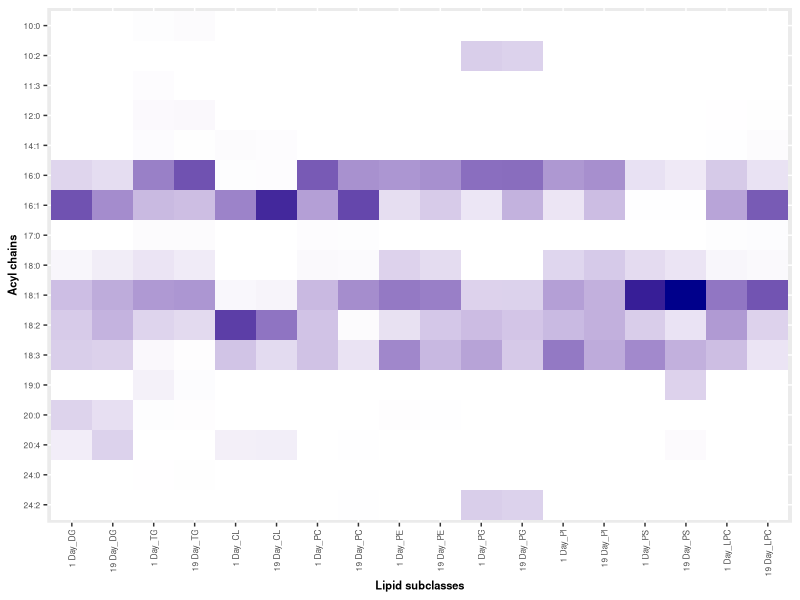

This figure's R source: (Note: this script raises an error after producing the figure.)
#______________________________________________02/06/2023______________________________________________

# Generate Panel A and Panel B heat map for Figure 4 in lipid MS 1 using data obtained from Script07.R 
# on the mean proportions of common acyl chains present in each lipid subclass using dataframe saved as 
# Prefilter_AbundanceSubclass.csv

library(tidyverse)
library(ggplot2)
library(readxl)
library(viridis) # for color Brewer palette

rm(list=ls())

#___Create Panel A of Figure 4: Heatmap showing most common acyl chains in lipid subclasses based on <5% inclusion threshold in Day 1 and Day 19 B. tryoni males____________________

Abundance_Subclass <- as.data.frame(read_csv("S06commonacylchains.csv"))

S06Abundance <- Abundance_Subclass %>% filter(Line == "s06") 

S06Abundance1 <- S06Abundance %>%
  mutate(SideChain = gsub(":","\\.", SideChain) %>% as.numeric() ) %>%  # Substitute ":" with "." and treat as numeric so that we can treat chains as number and arrange them in descending order, those smaller than 10 were appearing later when we treated them as character for e.g. 8:0 appeared after 10:0
  arrange(desc(SideChain)) %>%  # arrange in descending order
  mutate(SideChain = format(SideChain, nsmall = 1) %>% gsub(" ","",.) %>% gsub("\\.",":",.) ) %>%
  mutate(SideChain = as.factor(SideChain)) %>%
  mutate(SideChain = factor(SideChain, levels = unique(SideChain) %>%
                              gsub(":","\\.", .) %>%
                              as.numeric() %>%
                              sort(decreasing = TRUE) %>%
                              format(nsmall =1) %>%
                              gsub(" ","",.) %>%
                              gsub("\\.",":",.))) %>%
  #mutate(CountAboveFilter = rowSums(.[,-c(1:3)] > 0.2) != 0) %>% # apply 0.2% filtering
  mutate(CountAboveFilter = rowSums(.[,-c(1:3)] > 5) != 0) %>% # apply 5% filtering
  filter(CountAboveFilter == TRUE) %>%
  select(-CountAboveFilter) %>% 
  pivot_longer(cols = !Line:SideChain, names_to = "AcylChain", values_to="PercentageAbundance")

# __________Save dataframe S06Abundance1 to generate supplementary table S9 in lipid MS1 to present raw data used to construct heatmap________

Heatmap_rawdf <- S06Abundance1 %>%
  mutate(SideChain = paste(SideChain,"#", sep="")) #%>% 
# write_excel_csv("MS1Standards/Heatmap_rawdf.csv")

p <- S06Abundance1 %>%
  dplyr::filter(AcylChain %in% c("1 Day_DG","19 Day_DG","1 Day_TG","19 Day_TG","1 Day_CL","19 Day_CL","1 Day_PC", "19 Day_PC",
                      "1 Day_PE", "19 Day_PE","1 Day_PG", "19 Day_PG","1 Day_PI", "19 Day_PI","1 Day_PS", "19 Day_PS",
                      "1 Day_LPC", "19 Day_LPC")) %>% 
  #dplyr::mutate(PercentageAbundance = log10(PercentageAbundance)) %>% 
  dplyr::mutate(AcylChain = factor(as.factor(AcylChain), levels = c("1 Day_DG","19 Day_DG","1 Day_TG","19 Day_TG","1 Day_CL","19 Day_CL","1 Day_PC", "19 Day_PC",
                                                                    "1 Day_PE", "19 Day_PE","1 Day_PG", "19 Day_PG","1 Day_PI", "19 Day_PI","1 Day_PS", "19 Day_PS",
                                                                    "1 Day_LPC", "19 Day_LPC","1 Day_TG e", "19 Day_TG e", "1 Day_PC e", "19 Day_PC e","1 Day_PE e",
                                                                    "19 Day_PE e","1 Day_PE p", "19 Day_PE p"))) %>% 
  #ggplot(aes(x = AcylChain, y = SideChain, fill = log10(PercentageAbundance))) + #log transformed percentageabundance
  ggplot(aes(x = AcylChain, y = SideChain, fill = PercentageAbundance)) + # untransformed percentageabundance
  geom_tile() +
  theme(axis.text.x=element_text(angle=90,hjust=1, vjust=0.5)) +
  scale_fill_gradient(low = "white",high = "darkblue",guide = "colorbar")+ # JO likes this white background
  #ggtitle("Heatmap showing most common acyl chains in lipid subclasses based on <5% inclusion threshold" ) +
  labs(x= "Lipid subclasses", y = "Acyl chains", fill = "Percentage abundance") +
  theme(axis.title.y = element_text(face = "bold"), axis.title.x = element_text(face="bold")) + 
  theme(axis.text.y = element_text(size = 6), axis.text.x = element_text(size = 6)) + 
  theme(plot.title = element_text(face = "bold", hjust = 0.5, size = (8))) + 
  theme(axis.title = element_text(size = 8))+
  theme(legend.position="none") #remove legend title

# save plots below to create Panel A of Figure 4: Heatmap showing most common acyl chains in lipid subclasses based on <5% inclusion threshold 
# in Day1 and Day19 B. tryoni males

ggsave(plot = p, width = 6.8, height = 3.2, units = "in", dpi = 300,filename = "MS1Standards/Common acyl chains in lipid subclasses.jpg")                                                              

# ggsave(plot = p, width = 6.8, height = 3.2, units = "in", dpi = 300,filename = "MS1Standards/log_transfomed.jpg")

# Note we have used the untransformed percentage abundance scale as heat map (figure 4) in lipid MS1. 

#__________________________Create Panel B of Figure 4___________________________________

# 1st generate data for there lipids

rm(list=ls())

#_________________Outlier function to be used, when required______________________________ 
is_outlier <- function(x) {
  return(x < quantile(x, 0.25) - 1.5 * IQR(x) | x > quantile(x, 0.75) + 1.5 * IQR(x))
}

#__________________Create a list of ambiguous lipid species from Shirleen's csv file______
ALS <- read_csv("data/Lipids to filter ploty.csv") %>% 
  dplyr::select(3) %>% 
  unique() %>% 
  c()
#______________ Load samples and remove outliers from batch02 ______________________________
# correct names of incorrectly labeled sample names
'%!in%' <- function(x,y)!('%in%'(x,y)) # a function to create opposite of %in% for filtering out

B01 <- read_csv("data/CD_results_Batch01_w_QCs_library_filtered.csv") %>%
  dplyr::select(-c(pqn, sumpqn, `Area (Max.)`)) %>% 
  dplyr::filter(Name %!in% c(ALS$`Lipid Species`))%>% 
  dplyr::filter(samples != "ct_n09")

B02 <- read_csv("data/CD_results_Batch02_w_QCs_library_filtered.csv") %>%
  dplyr::select(-c(pqn, sumpqn, `Area (Max.)`)) %>% 
  dplyr::filter(samples != "S06_95") %>% 
  dplyr::mutate(samples = recode(samples,  syd_n87 = "syd_o87",syd_n104 = "syd_o104"))  

B03 <- read_csv("data/CD_results_Batch03_w_QCs_library_filtered.csv") %>%
  dplyr::select(-c(pqn, sumpqn, `Area (Max.)`)) %>%
  dplyr::filter(samples != "syd_n134") %>% # remove outlier
  dplyr::mutate(samples = recode(samples, ct_n161 = "ct_o161", S06_171 = "s06_171",
                                 syd_160 = "syd_o160", syd_n138 = "syd_o138", syd_n169 = "syd_o169")) %>% 
  dplyr::filter(Name %!in% c(ALS$`Lipid Species`))

B04 <- read_csv("data/CD_results_Batch04_w_QCs_library_filtered.csv") %>%
  dplyr::select(-c(pqn, sumpqn, `Area (Max.)`)) %>% 
  dplyr::filter(samples != "s06_217") %>% # remove outlier
  dplyr::filter(Name %!in% c(ALS$`Lipid Species`))

#_________________ calculate total area of all peaks in each sample and calculate their mean ___________________
F01 <- function(x){
  x %>% 
    dplyr::group_by(samples) %>% 
    dplyr::mutate(S.Area = sum(Area)) %>%
    dplyr::ungroup() %>% 
    dplyr::select(samples, S.Area) %>% 
    unique() %>% 
    dplyr::mutate(M.S.Area = mean(S.Area)) %>% 
    dplyr::select(M.S.Area) %>% 
    slice(1)
}

MSA.B01 <- F01(x = B01)
MSA.B02 <- F01(x = B02)
MSA.B03 <- F01(x = B03)
MSA.B04 <- F01(x = B04)

NP.B01 <- B01 %>% 
  dplyr::mutate(N.Area = (Area*as.numeric(MSA.B03)/as.numeric(MSA.B01))) %>% 
  dplyr::group_by(samples) %>% 
  dplyr::mutate(P.Area = (N.Area/sum(N.Area))*100) 

NP.B02 <- B02 %>% 
  dplyr::mutate(N.Area = (Area*as.numeric(MSA.B03)/as.numeric(MSA.B02))) %>% 
  dplyr::group_by(samples) %>% 
  dplyr::mutate(P.Area = (N.Area/sum(N.Area))*100)  

NP.B03 <- B03 %>% 
  dplyr::mutate(N.Area = Area)  %>% 
  dplyr::group_by(samples) %>% 
  dplyr::mutate(P.Area = (N.Area/sum(N.Area))*100) 

NP.B04 <- B04 %>% 
  dplyr::mutate(N.Area = (Area*as.numeric(MSA.B03)/as.numeric(MSA.B04)))  %>% 
  dplyr::group_by(samples) %>% 
  dplyr::mutate(P.Area = (N.Area/sum(N.Area))*100) 

DF1 <- NP.B01 %>% 
  dplyr::bind_rows(NP.B02) %>% 
  dplyr::bind_rows(NP.B03) %>%
  dplyr::bind_rows(NP.B04) 
#______________________________________________________________________________________________________

#__________________________ Create main data frame _________________________________
Variables <- read_excel("data/Variables.xlsx") %>% 
  dplyr::select(ID, Weight, Time2) %>% 
  dplyr::rename(samples = ID) 

DF <- DF1 %>% 
  dplyr::left_join(., Variables, by = "samples") %>% 
  dplyr::filter(Weight < 7.5) %>% 
  dplyr::filter(Weight > 1) %>% 
  dplyr::select(Name, Weight, samples, N.Area, count, class, species, batch, DB_new, class_new) %>%
  dplyr::mutate(Bond = DB_new) %>% 
  dplyr::mutate(SubClass = class_new) %>% 
  dplyr::select(-DB_new, -class_new) %>% 
  tidyr::separate(samples, into = c("Line", "Cage"), remove = FALSE) %>% 
  dplyr::mutate(Line = replace(Line, Line == "S06", "s06")) %>% 
  dplyr::mutate(Class = class) %>% 
  dplyr::mutate(Batch = batch) %>%
  dplyr::select(-batch) %>% 
  dplyr::rename(Samples = samples) %>% 
  dplyr::mutate(Age = if_else(Batch %in% c("B01", "B02"), "19 Day", "1 Day")) %>% 
  dplyr::mutate(Time = str_extract(Cage, "[a-z]+")) %>% 
  dplyr::mutate(Time = replace_na(Time, "o")) %>% 
  dplyr::mutate(Time = if_else(Time %in% c("o"), "Old", "New")) %>% 
  dplyr::mutate(Time = replace(Time, Line == "s06", "Older")) %>% 
  dplyr::select(-count, -class) %>% 
  tidyr::separate(col = species, into = c("Carbon", NA), ":", remove = FALSE) %>% 
  mutate(Carbon = as.double(Carbon))

#___________________

# Import standards data

df.old <- read_csv("Table_ConcAllStandards.csv") %>% # this is data from 1st run
  dplyr::select(Name, Class, area, Conc, Batch) %>%
  dplyr::filter(Class != "Cer" & Class != "FA" & Class != "SM" & Class != "PCp") %>% 
  dplyr::group_by(Name, Class, Conc, Batch) %>% 
  dplyr::summarise(Area = mean(area)) %>% # calculates total area for any class that had more than one standard 
  dplyr::ungroup() %>%
  unique()  %>% 
  dplyr::select(Conc, Name, Class, Area)

# Add manually calculate exp 2 CL areas to DF
DF.CL <- tibble(Conc = c(0.01, 0.10, 1.00, 10.00), 
                Name = rep("CL 72:4",4), Class = rep("CL", 4),
                Area = c(1023.129827,32570.02475,579994.8638,45993575.15))

DF.Stds <- rbind(df.old, DF.CL)

Regression <- DF.Stds %>% split(~Class) %>%
  map(~lm(log10(Area) ~ log10(Conc), data = .x)$coefficient) ### Obtain all the regression coefficient

Regression_coef <- tibble(Class2 = names(Regression) ,
                          bind_rows(lapply(Regression, as.data.frame.list))) %>% ### 
  dplyr::rename(Intercept =  "X.Intercept.",  Slope = "log10.Conc.") %>% 
  mutate(Class2 = if_else(Class2 =="PEp", "PE p", Class2))

#____________create main DF_____________________

DF.main <- DF %>%
  ungroup() %>% 
  mutate(Class2 = if_else(grepl(" e", SubClass), Class, SubClass)) %>% ## All ether lipids use ester lipid standards
  left_join(Regression_coef, by = "Class2") %>%
  mutate(Conc = 10^((log10(N.Area)-Intercept)/Slope)) %>%
  mutate(LogAreaCheck = Intercept + Slope*(log10(Conc)), AreaCheck = 10^LogAreaCheck) %>%  ### Just to double check
  dplyr::select(-N.Area, -Class2, -Intercept, -Slope, -LogAreaCheck,-AreaCheck)

#__________________________________________________________

# start analysis

#First remove subclasses PSe and DGe from DF because these two subclasses have all lipid species that do not have acyl chain identified
DF <- DF.main %>% 
  dplyr::filter(SubClass != "PS e" & SubClass != "DG e")

#grep - finds things, gives index 1, 3, 5 not showing 1 is apple, 3 is pear uless you specify value =T) check help ?gsub or grep
#gsub is a substitution

### Function to create for each subclass data frame, all side chains separated into columns
# X = data frame to process
# Y = Subclass level as string

F1 <- function(X, Y){
  Subclass <- X %>% 
    filter(SubClass == Y)
  length1 <- length(Subclass)  # The starting number of columns
  Names <- colnames(Subclass) # Save column names
  Subclass_SC <- gsub(".*\\((.+)\\).*","\\1",Subclass$Name) %>%  ### keep only string within "( )"
    #str_remove_all("[ep]") %>%           
    strsplit("_") ### split by "_"
  SCNumber <- Subclass_SC %>% map(length) %>% unlist ### find the number of side chains in each lipid for each individual (want to remove those with no side chains identified)
  RemoveSpecies <- which(SCNumber < max(SCNumber)) ### vector of indices of those without side chains identified. They will have length less than the maximum number of side chains
  Subclass_SC <- do.call(rbind, Subclass_SC) %>% as.data.frame() ### 
  Subclass <- cbind(Subclass, Subclass_SC) ### Join the new columns to the old data frame
  length2 <- length(Subclass) ### New number of columns
  colnames(Subclass) <- c(Names, paste("SC", 1:(length2-length1), sep = ""))  ### Rename new colunms with SC1, SC2 ... etc length2-length1 is the total number of new columns
  if (length(RemoveSpecies) == 0){
    return(Subclass)
  }
  else{
    return(Subclass[-RemoveSpecies,]) ### Output new data frame after removing rows with unindentified side chains
  }
}


# X is the data frame to process
# Subclass is the name of the subclass variable as a string (default: "SubClass")
F2 <- function(X, Subclass = "SubClass"){
  Subclass_names <- unique(X[[Subclass]]) ### All the unique Subclasses
  Out_list <- setNames(replicate(length(Subclass_names), data.frame()), Subclass_names) ### create a list of empty data frames with names Subclass_names with length of the number of subclasses 
  # if using vector(mode = "list", length = length(Subclass_names)) ... required renaming objects in Out_list, see next line
  # names(Out_list) <- Subclass_names ## rename each object within the list with the subclass names
  for (i in Subclass_names){ ### For each separate subclass
    Out_list[[i]] <- F1(X, i) ### in each object of that ith subclass, run F1 function on data frame X with subclass i
  }
  return(Out_list)
}

LIST1 <- F2(X = DF)

F3 <- function(X, Samples = "Samples", SubClass = "SubClass", Age = "Age", Time = "Time"){
  LIST <- F2(X, Subclass = SubClass)
  Subclass_names <- unique(X[[SubClass]])
  Sample_names <- unique(X[[Samples]])
  Ages <- X[[Age]]
  Times <- X[[Time]]
  OriginalLength <- length(X)
  Outdf <- data.frame(Samples=c(), Age = c(), Line = c(), Time = c(), SubClass = c(), SideChain = c(), N_SC = c(), P1_SC = c(), Abundance_SC = c(), Proportion = c())
  SampleNoLipid <- data.frame(SubClass = c(), Samples = c(), Age = c(), Time = c(), Status = c())
  #print(SampleNoLipid)
  for (i in Subclass_names){
    NumberSC <- length(LIST[[i]]) - OriginalLength #NumberSC is length of the list i.e the nbr of columns
    for (j in Sample_names){
      df <- LIST[[i]] %>% filter(Samples == j)
      
      if (nrow(df) == 0){
        if (length(SampleNoLipid) == 0){
          
          SampleNoLipid <- tibble(SubClass_names = i, Samples = j,
                                  Age = Ages[X[["Samples"]] == j] %>%  unique(),
                                  Time = Times[X[["Samples"]] == j] %>%  unique(), 
                                  Status = "No lipids")
        }
        else {
          SampleNoLipid <- rbind(SampleNoLipid,c(i,j, Ages[X[["Samples"]] == j] %>% unique(),
                                                 Times[X[["Samples"]] == j] %>%  unique(), "No lipids"))
          #print(unique(X[["Age"]][X[["Samples"]]==j & X[["SubClass"]] == i]))
          
          #print(SampleNoLipid)
        }
        next
      }
      else {
        All_SC <- df[,-1:-OriginalLength] %>% as.matrix() %>% t() %>% as.vector()
        Samples2 = j
        Age2 = unique(df$Age)
        Line2 = unique(df$Line)
        Time2 = unique(df$Time)
        SubClass2 = i
        #print(c(i,j))
        IntermediateDF <- data.frame(S = Samples2, A = Age2, L = Line2, T = Time2, SubClass = SubClass2, table(All_SC), P1 = 0)
        #print(IntermediateDF)
        names(IntermediateDF) <- c("Samples","Age","Line","Time", "SubClass","SideChain","N_SC", "P1_SC")
        IntermediateDF$P1_SC <- IntermediateDF$N_SC/sum(IntermediateDF$N_SC)
        #print(IntermediateDF)
        Weights <- rep(df$Conc, each = NumberSC)
        #print(Weights)
        #print(All_SC)
        #return(data.frame(SideChain = All_SC, wt = Weights))
        Abundance <- data.frame(SideChain = All_SC, wt = Weights) %>% dplyr::count(SideChain,wt=wt)
        #print(Abundance)
        names(Abundance) <- c("SideChain", "Abundance_SC")
        #Abundance_SC <- (data.frame(var = All_SC, wt = Weights) %>% count(var,wt=wt))$n
        #print(data.frame(var = All_SC, wt = Weights) %>% count(var,wt=wt))
        #IntermediateDF$Abundance_SC <- Abundance_SC
        IntermediateDF <- IntermediateDF %>% full_join(Abundance, by = "SideChain")
        IntermediateDF$Proportion <- (IntermediateDF$Abundance_SC/(sum(df$Conc)*NumberSC))*100
        Outdf <- rbind(Outdf, IntermediateDF)
      }
    }
  }
  return(list(Outdf, SampleNoLipid))
}

SCTable <- F3(DF)

### Include rows of zeroes where samples do not have a reading for SubClass by SideChain
Complete_SCTable <- SCTable[[1]] %>% complete(nesting(SubClass, SideChain), nesting(Samples,Age, Line, Time),
                                              fill = list(N_SC = 0, P1_SC = 0, Abundance_SC = 0, Proportion = 0)) %>%
  dplyr::select(Samples, Age, Line, Time, SubClass, SideChain, N_SC, P1_SC, Abundance_SC, Proportion)

#___________________________________________________________________________________________________

# Calculate the proportion of ester and ether linked SC in the 4 EL subclasses

Complete_SCTable1 <- Complete_SCTable %>% 
  dplyr::mutate(Type = ifelse(grepl("p",SideChain), "vinylether", 
                              ifelse(grepl("e", SideChain), "ether", "ester"))) %>% 
  dplyr::group_by(Samples, Age, Line, Time, SubClass, Type) %>% 
  dplyr::mutate(Sum = sum(Proportion)) %>% 
  dplyr::mutate(Proportion2 = ifelse(Sum == 0, 0, Proportion*100/Sum)) #if its 0 output o, iof not 0 than do the calculations 

# Calculate the mean proportions of common acyl chains present in each lipid subclass

Abundance_Subclass1 <- Complete_SCTable1 %>%  
  dplyr::ungroup() %>% 
  dplyr::select(Samples, Age, Line, Time, SubClass, SideChain, Proportion2, Type) %>% #the proportion here is mean computed earlier for a sample
  summarySE(groupvars = c("Line", "Time", "Age", "SubClass", "SideChain", "Type"), measurevar = "Proportion2") %>% 
  dplyr::select(Line, Time, Age, SubClass, SideChain, Type, Proportion2, se) %>% # here proportion refers to mean percentage
  dplyr::mutate(Proportion2 = format(round(as.numeric(.$Proportion2), 4), nsmall = 4)) %>% 
  dplyr::select(Line, Time, Age, SubClass, Type, SideChain, Proportion2) 

# check to see if each Line by Subclass by Age comes to 100%
sum(as.numeric((Abundance_Subclass1 %>% dplyr::filter(Line == "s06" & SubClass == "TG e" & Age == "1 Day" & Type == "ester"))$Proportion2)) 


Prefilter_AbundanceSubclass <- Abundance_Subclass1 %>% # we have called this prefilter because later we might apply 5% or 10% on column Proprotions
  dplyr::mutate(Proportion2 = as.numeric(Proportion2)) %>% 
  dplyr::mutate(CombinedSubClasses = ifelse(grepl("e|p",SideChain), ### Check if e or p present in SideChain
                                            paste(Age, SubClass, Type, sep = "_"), # If true, concatenate Age_SubClass_Type
                                            paste(Age, SubClass, sep = "_"))) %>% # else, Age_SubClass
  # dplyr::mutate(Combinedsubclasses = ifelse(length(unique(Type))==1, 
  #                                           paste(Age, SubClass, sep = "_"),
  #                                           paste(Age, SubClass, Type, sep = "_"))) %>% # we looking at variable type and when we grouby sc, line, time, age, than within unique if there's only one type of linkage eg ester only 
  dplyr::select(-Age, -SubClass, -Type) %>% 
  mutate(SideChain = gsub("[ep]","", SideChain)) %>% 
  pivot_wider(names_from = c(CombinedSubClasses), values_from = Proportion2) %>%
  mutate_if(is.numeric, ~replace(., is.na(.), 0)) %>%  #replace NAs with 0 
  dplyr::filter(Line == "s06") %>% 
  write_excel_csv("S06commonacylchainsEL.csv") # save data to generate Panel B of heatmap 

#______________________________
# plot Panle B of Figure 4 heat map

rm(list=ls())

Abundance_Subclass <- as.data.frame(read_csv("S06commonacylchainsEL.csv"))

S06Abundance <- Abundance_Subclass %>% ungroup() %>% select(-Time) 

S06Abundance1 <- S06Abundance %>%
  arrange(desc(SideChain)) %>%  # arrange in descending order
  mutate(SideChain = as.factor(SideChain)) %>%
  mutate(SideChain = factor(SideChain, levels = unique(SideChain))) %>%
  mutate(CountAboveFilter = rowSums(.[,-c(1:5)] > 5) != 0) %>% # apply 5% filtering
  filter(CountAboveFilter == TRUE) %>%
  select(-CountAboveFilter) %>% 
  pivot_longer(cols = !Line:SideChain, names_to = "AcylChain", values_to="PercentageAbundance") #so combined Sidechain as been put into Acylchain

# Save raw data used to generate Panel B of heat map
# Heatmap_rawdf <- S06Abundance1 %>%
#  mutate(SideChain = paste(SideChain,"#", sep="")) %>% 
#  pivot_wider(names_from = c(SideChain), values_from = PercentageAbundance) %>% 
#  write_excel_csv("MS1Standards/Heatmap_rawdfEL.csv")

#S06Abundance1 %>% select(AcylChain) %>% unique()

p1 <- S06Abundance1 %>%
  dplyr::filter(AcylChain %in% c("1 Day_TG e", "19 Day_TG e", "1 Day_TG e_ether", "19 Day_TG e_ether",
                                 "1 Day_PC e", "19 Day_PC e", "1 Day_PC e_ether", "19 Day_PC e_ether", 
                                 "1 Day_PE e", "19 Day_PE e", "1 Day_PE e_ether", "19 Day_PE e_ether",
                                 "1 Day_PE p", "19 Day_PE p", "1 Day_PE p_vinylether", "19 Day_PE p_vinylether"))%>% 
  dplyr::mutate(AcylChain = factor(as.factor(AcylChain), levels = c("1 Day_TG e", "19 Day_TG e", "1 Day_TG e_ether", "19 Day_TG e_ether",
                                                                    "1 Day_PC e", "19 Day_PC e", "1 Day_PC e_ether", "19 Day_PC e_ether", 
                                                                    "1 Day_PE e", "19 Day_PE e", "1 Day_PE e_ether", "19 Day_PE e_ether",
                                                                    "1 Day_PE p", "19 Day_PE p", "1 Day_PE p_vinylether", "19 Day_PE p_vinylether"))) %>% 
  #ggplot(aes(x = AcylChain, y = SideChain, fill = log10(PercentageAbundance))) + #log transformed percentage abundance
  ggplot(aes(x = AcylChain, y = SideChain, fill = PercentageAbundance)) + # untransformed percentageabundance
  geom_tile() +
  theme(axis.text.x = element_text(angle = 90,hjust = 1, vjust = 0.5)) +
  scale_fill_gradient(low = "white",high = "darkblue",guide = "colorbar")+ 
  #ggtitle("Heatmap showing most common acyl chains in lipid subclasses based on <5% inclusion threshold") +
  labs(x= "Lipid subclasses", y = "Acyl/alkyl/alkenyl chains", fill = "Percentage abundance") + 
  theme(axis.title.y = element_text(face = "bold"), axis.title.x = element_text(face="bold")) + 
  theme(axis.text.y = element_text(size = 6), axis.text.x = element_text(size = 6)) + 
  theme(legend.position="none") +
  theme(plot.title = element_text(face = "bold", hjust = 0.5, size = (8))) + theme(axis.title = element_text(size = 8))

ggsave(plot = p1, width = 6.8, height = 3.2, units = "in", dpi = 300,filename = "Common acyl, alkyl, alkenyl chains in lipid subclasses.jpg")                                                              


#__________________________________END_______________________________________________
